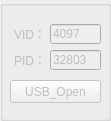
   <widget class="QGroupBox" name="groupBox">
    <property name="enabled">
     <bool>false</bool>
    </property>
    <property name="geometry">
     <rect>
      <x>10</x>
      <y>20</y>
      <width>111</width>
      <height>121</height>
     </rect>
    </property>
    <property name="title">
     <string/>
    </property>
    <widget class="QPushButton" name="pushButton_USB_Open">
     <property name="geometry">
      <rect>
       <x>10</x>
       <y>80</y>
       <width>91</width>
       <height>23</height>
      </rect>
     </property>
     <property name="text">
      <string>USB_Open</string>
     </property>
    </widget>
    <widget class="QLineEdit" name="PID_Data">
     <property name="geometry">
      <rect>
       <x>50</x>
       <y>50</y>
       <width>51</width>
       <height>20</height>
      </rect>
     </property>
     <property name="text">
      <string>32803</string>
     </property>
    </widget>
    <widget class="QLineEdit" name="VID_Data">
     <property name="geometry">
      <rect>
       <x>50</x>
       <y>24</y>
       <width>51</width>
       <height>20</height>
      </rect>
     </property>
     <property name="text">
      <string>4097</string>
     </property>
    </widget>
    <widget class="QLabel" name="label_22">
     <property name="geometry">
      <rect>
       <x>14</x>
       <y>50</y>
       <width>30</width>
       <height>20</height>
      </rect>
     </property>
     <property name="text">
      <string>PID：</string>
     </property>
    </widget>
    <widget class="QLabel" name="label_23">
     <property name="geometry">
      <rect>
       <x>14</x>
       <y>24</y>
       <width>30</width>
       <height>20</height>
      </rect>
     </property>
     <property name="text">
      <string>VID：</string>
     </property>
    </widget>
   </widget>
